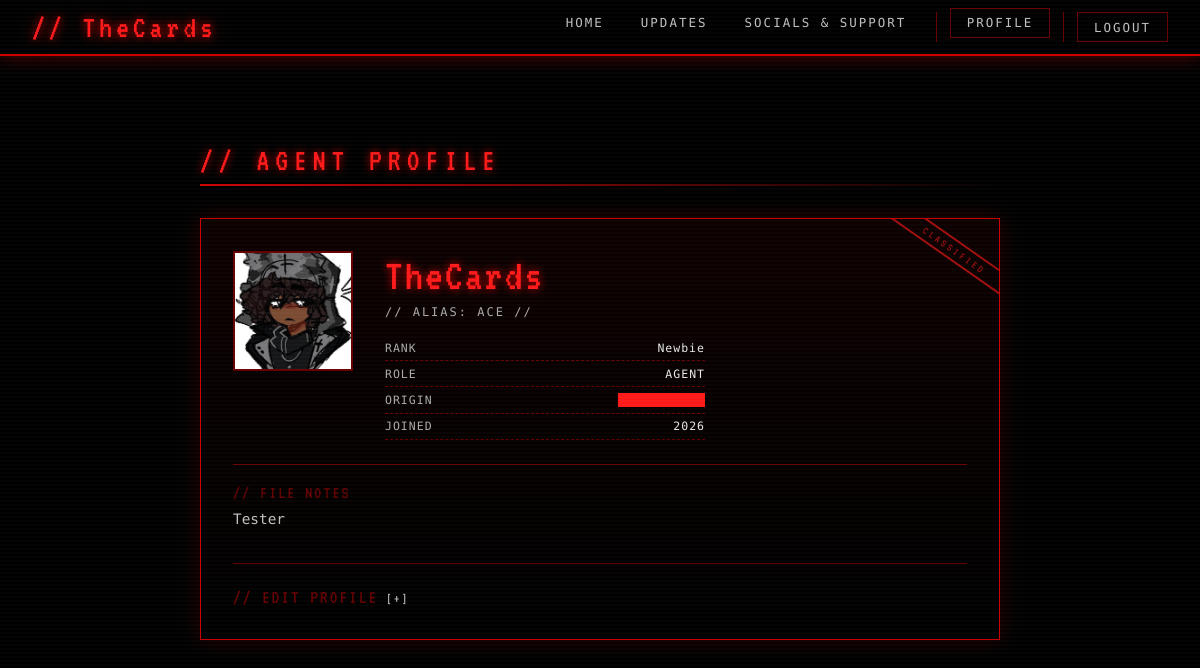
The app's page /profile/ (signed in), older data.
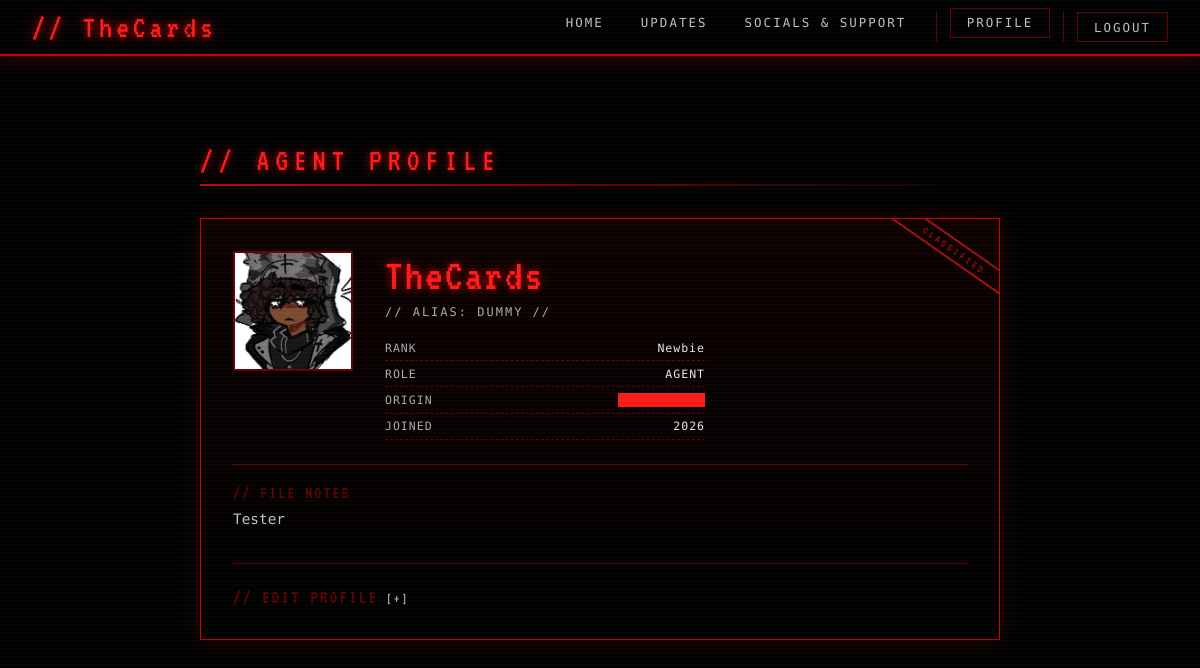
The same page, newer data.
### accounts/models.py (models this page shows, shortened)
class CustomUser(AbstractUser):
    bio = models.TextField(max_length=500, blank=True)
    profile_picture = models.ImageField(upload_to='profile_pics/', blank=True, null=True)
    rank = models.CharField(max_length=50, default='Newbie')
    alias = models.CharField(max_length=12, blank=True)
    is_guest = models.BooleanField(default=False)
    email_verified = models.BooleanField(default=True)
    GUEST_TRIAL_DAYS = 7

### accounts/views.py (the view)
# urls.py: path('profile/', views.profile_view, name='profile'),
@login_required
def profile_view(request, username=None):
    if username:
        user = get_object_or_404(CustomUser, username=username)
    else:
        user = request.user
    is_own_profile = (user == request.user)
    edit_form = None
    if is_own_profile:
        if request.method == 'POST':
            edit_form = ProfileEditForm(request.POST, request.FILES, instance=request.user)
            if edit_form.is_valid():
                edit_form.save()
                return redirect('profile')
        else:
            edit_form = ProfileEditForm(instance=request.user)
    return render(request, 'profile.html', {
        'profile_user': user,
        'edit_form': edit_form,
    })

### accounts/templates/profile.html (shortened to what this page needs)
{% extends "base.html" %}
{% block content %}
<div style="padding-top: 40px; max-width: 800px; margin: 0 auto;">
    <div class="section-label">// AGENT PROFILE</div>
    <div class="section-divider"></div>
    <div class="dossier">
        <div class="dossier-stamp">CLASSIFIED</div>
        <div class="dossier-top">
            <div class="dossier-photo" id="dossier-photo-preview">
                {% if profile_user.profile_picture %}
                    <img src="{{ profile_user.profile_picture.url }}" alt="Profile Picture">
                {% else %}
                    <div class="no-pic">?</div>
                {% endif %}
            </div>
            <div class="dossier-id">
                <div class="dossier-name">{{ profile_user.username }}</div>
                <div class="dossier-alias">// alias: {{ profile_user.alias|default:"—" }} //</div>
                <div class="dossier-field">
                    <span class="field-key">Rank</span>
                    <span class="field-value">{{ profile_user.rank }}</span>
                </div>
                <div class="dossier-field">
                    <span class="field-key">Role</span>
                    <span class="field-value">{% if profile_user.is_guest %}HACKER{% else %}AGENT{% endif %}</span>
                </div>
                <div class="dossier-field">
                    <span class="field-key">Origin</span>
                    <span class="field-value redacted">[REDACTED]</span>
                </div>
                <div class="dossier-field">
                    <span class="field-key">Joined</span>
                    <span class="field-value">{{ profile_user.date_joined|date:"Y" }}</span>
                </div>
            </div>
        </div>
        <div class="dossier-bio">
            <div class="dossier-bio-label">// File Notes</div>
            <div class="dossier-bio-text">{{ profile_user.bio|default:"No bio provided yet." }}</div>
        </div>
        {% if user == profile_user %}
        <details class="edit-section">
            <summary>// EDIT PROFILE</summary>
        </details>
        {% endif %}
    </div>
</div>
{% endblock %}

### accounts/templates/base.html (shortened to what this page needs)
<!DOCTYPE html>
<html lang="en">
<head>
</head>
<body>
<nav>
  <a href="{% url 'home' %}" class="nav-logo">// {% if user.is_authenticated %}{{ user.username }}{% else %}UnknownUser{% endif %}</a>
  <ul class="nav-links">
    <li><a href="{% url 'home' %}">HOME</a></li>
    <li><a href="{% url 'home' %}?page=updates">UPDATES</a></li>
    <li><a href="{% url 'home' %}?page=socials">SOCIALS &amp; SUPPORT</a></li>
    {% if user.is_authenticated %}
    <li class="nav-auth-link"><a href="{% url 'profile' %}">PROFILE</a></li>
    <li class="nav-auth-link">
      <form action="{% url 'logout' %}" method="post" style="display:inline;" onsubmit="return confirm('Are you sure you WANT to logout?');">
        <button type="submit" class="nav-logout-btn">LOGOUT</button>
      </form>
    </li>
    {% else %}
    <li class="nav-auth-link"><a href="{% url 'login' %}">LOGIN</a></li>
    <li class="nav-auth-link"><a href="{% url 'register' %}">REGISTER</a></li>
    {% endif %}
  </ul>
</nav>
<main class="page-main">
  {% block content %}{% endblock %}
</main>
</body>
</html>

Row changes from the older to the newer data that the page shows:
changed CustomUser "TheCards": alias "ACE" → "DUMMY"
